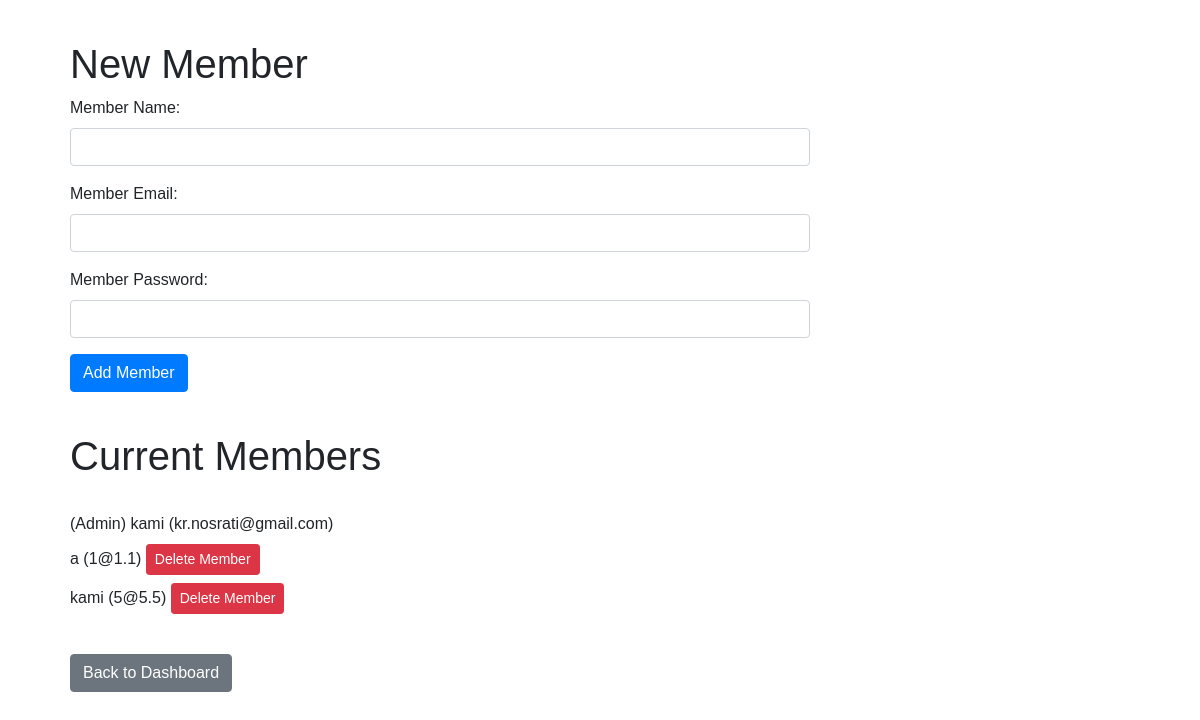
/members (signed in), run on the app's committed database.
### app.py (models this page shows, shortened)
class Member(UserMixin, db.Model):
    __tablename__ = 'members'
    id = db.Column(db.Integer, primary_key=True)
    name = db.Column(db.String(100), nullable=False)
    email = db.Column(db.String(100), unique=True, nullable=False)
    password = db.Column(db.String(100), nullable=False)
    user_id = db.Column(db.Integer, db.ForeignKey('users.id'), nullable=False)
    is_admin = db.Column(db.Boolean, default=False)
    notes = db.relationship('Note', backref='member', lazy=True)
    def get_id(self):
        return f"member_{str(self.id)}"

### app.py (the view, shortened to what this page needs)
@app.route('/members', methods=['GET', 'POST'])
@login_required
def members():
    if isinstance(current_user, User):
        members = current_user.members
        return render_template('members.html', members=members, admin=True)
    else:
        members = Member.query.filter_by(user_id=current_user.user.id).all()
        return render_template('members.html', members=members, admin=False)

### app.py (called while the page is built)
@login_manager.user_loader
def load_user(user_id):
    if user_id.startswith("member_"):
        member_id = int(user_id.split("_")[1])
        return Member.query.get(member_id)
    else:
        return User.query.get(int(user_id))

### templates/members.html (shortened to what this page needs)
{% extends 'base.html' %}
{% block content %}
<div class="container">
    <h1>New Member</h1>
    <form method="post" action="{{ url_for('members', user_id=current_user.id) }}" class="mb-3">
        <div class="form-group">
            <label for="name">Member Name:</label>
            <input type="text" name="name" class="form-control" required>
        </div>
        <div class="form-group">
            <label for="email">Member Email:</label>
            <input type="email" name="email" class="form-control" required>
        </div>
        <div class="form-group">
            <label for="password">Member Password:</label>
            <input type="password" name="password" class="form-control" required>
        </div>
        <input type="submit" value="Add Member" class="btn btn-primary">
    </form>
    <ul class="list-unstyled">
        <br>
        <h1>Current Members</h1>
        <br>
        {% for member in members %}
            <li class="mb-2">
                {% if member == current_user.members[0] %}
                    (Admin) {{ member.name }} ({{ member.email }})
                {% else %}
                    {{ member.name }} ({{ member.email }})
                {% endif %}
                {% if member != current_user.members[0] %}
                <form method="post" action="{{ url_for('delete_member', user_id=current_user.id, member_id=member.id) }}" class="d-inline">
                        <input type="submit" value="Delete Member" class="btn btn-danger btn-sm">
                    </form>
                {% endif %}
            </li>
        {% endfor %}
    </ul>
    <br>
    <a href="{{ url_for('dashboard') }}" class="btn btn-secondary">Back to Dashboard</a>
</div>
{% endblock %}

### static/styles.css (style rules this page uses)
body { font-family: Arial, sans-serif; max-width: 800px; margin: 40px; }
form { margin-bottom: 2em; }

### data on the page
Member: name "kami", email "kr.nosrati@gmail.com"
Member: name "a", email "1@1.1"
Member: name "kami", email "5@5.5"
